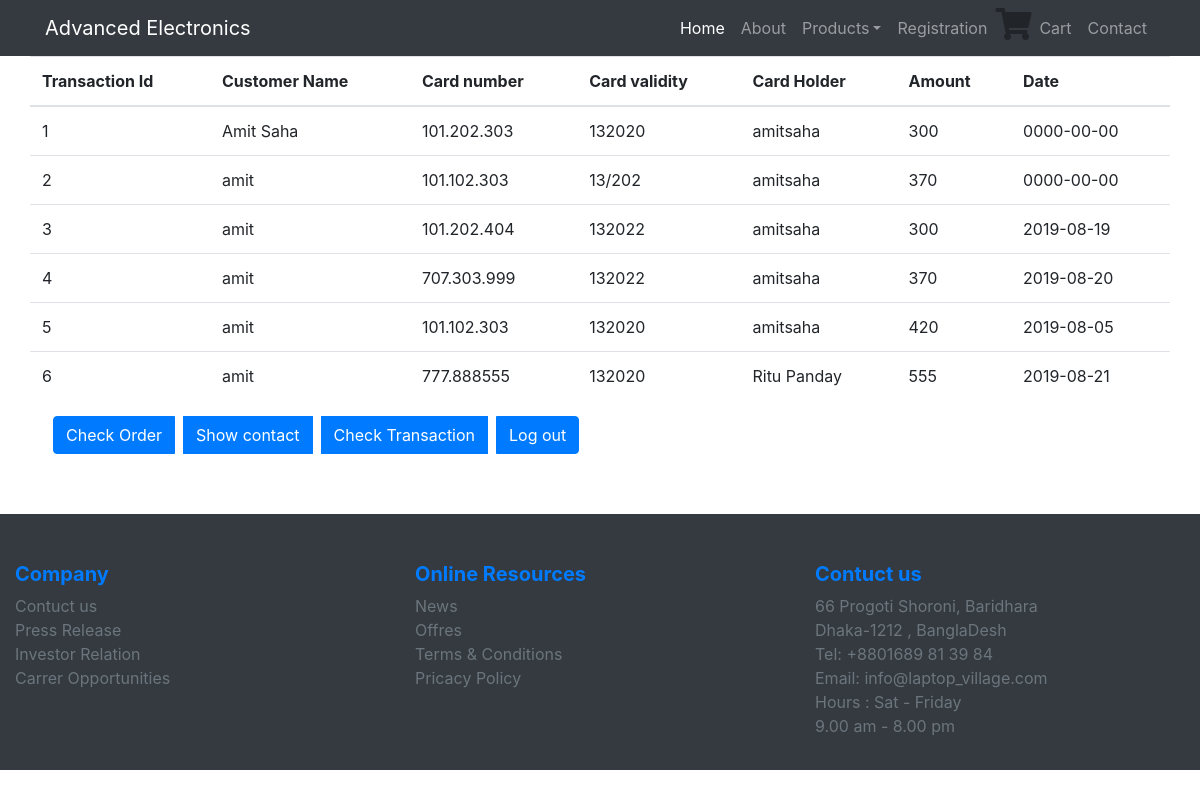
/transaction.php, run on the app's committed database.
### tables this page shows
CREATE TABLE `transaction` (
  `transactionid` int(11) NOT NULL,
  `customername` varchar(50) NOT NULL,
  `cardnumber` varchar(12) NOT NULL,
  `cardvalidity` varchar(6) NOT NULL,
  `holdername` varchar(50) NOT NULL,
  `amount` decimal(10,0) NOT NULL,
  `date` date NOT NULL
);

### transaction.php (the view, shortened to what this page needs)
<!doctype html>
<html lang="en">
  <head>
    <link rel="stylesheet" href="https://maxcdn.bootstrapcdn.com/bootstrap/4.0.0/css/bootstrap.min.css">
    <link rel="stylesheet" href="https://use.fontawesome.com/releases/v5.8.1/css/all.css">
  </head>
  <body>
    <nav class="navbar navbar-expand-lg navbar-dark bg-dark">
        <div class="container">
             <a class="navbar-brand" href="#">Advanced Electronics</a>
                <div class="collapse navbar-collapse" id="navbarSupportedContent">
                <ul class="navbar-nav ml-auto">
                    <li class="nav-item active">
                        <a class="nav-link" href="index.php">Home </a>
                    </li>
                    <li class="nav-item">
                        <a class="nav-link" href="#">About</a>
                    </li>
                    <li class="nav-item dropdown">
                                        <a class="nav-link dropdown-toggle" href="#" id="navbarDropdown" role="button" data-toggle="dropdown">Products</a>
                    </li>
                    <li class="nav-item">
                        <a class="nav-link" href="registration.php">Registration</a>
                   </li>
                   <li class="nav-item">
                   <div class="btn-group">
                       <i class="fas fa-shopping-cart fa-2x "></i>
                       <a class="nav-link" href="cart.php">Cart</a>
                   </div>
                   </li>
                   <li class="nav-item">
                        <a class="nav-link" href="contact.php">Contact</a>
                    </li>
                </ul>
              </div>
         </div>
    </nav>
   <div class="container">
       <div class="row">
            <table class="table">
              <thead>
                <tr>
                    <th scope="col">Transaction Id</th>
                    <th scope="col">Customer Name</th>
                    <th scope="col">Card number</th>
                    <th scope="col">Card validity</th>
                    <th scope="col">Card Holder</th>
                    <th scope="col">Amount</th>
                    <th scope="col">Date</th>
                </tr>
              </thead>
           <tbody>
                      <?php
                        $connection = mysqli_connect('localhost','root');
                        mysqli_select_db($connection,'Furniturebd');
                        $query = "SELECT * FROM `transaction` ";
                        $queryfire = mysqli_query($connection,$query);
                        $num = mysqli_num_rows($queryfire);
                        if($num > 0)
                        {
                            while($product = mysqli_fetch_array($queryfire))
                            {
                                ?>
                                <tr>
                                    <from method = "post">
                                        <td><?php echo $product['transactionid']; ?></td>
                                        <td><?php echo $product['customername']; ?></td>
                                        <td><?php echo $product['cardnumber']; ?></td>
                                        <td><?php echo $product['cardvalidity']; ?></td>
                                        <td><?php echo $product['holdername']; ?></td>
                                        <td><?php echo $product['amount']; ?></td>
                                        <td><?php echo $product['date']; ?></td>
                                    </from>
                                </tr>
                                <?php
                            }
                        }
                      ?>
  </tbody>
</table>
       </div>
	   <div style="padding-left:0px;">
	   <div class="btn-group" style="padding-bottom:60px;">
                    <a href="checkOrder.php" class="btn btn-primary ml-2" >
                        Check Order
                    </a>
                    <a href="showcontact.php" class="btn btn-primary ml-2" >
                        Show contact
                    </a>
					<a href="transaction.php" class="btn btn-primary ml-2" >
                        Check Transaction
                    </a>
					<a href="logout.php" class="btn btn-primary ml-2" >
                        Log out
                    </a>
               </div>
			   </div>
   </div>
            <div class="container-fluid" id="3rd" >
        <div class="row bg-dark">
            <div class="col-lg-4 col-md-12 cpl-sm-12 float-lg-left float-md-left mt-5">
               <div>
                   <h5 class = "font-weight-bold text-primary">Company</h5>
               </div>
                <div>
                    <a class="text-secondary" href="contact.php">Contuct us</a>
                </div>
                <div>
                    <a class="text-secondary" href="">Press Release</a>
                </div>
                <div>
                    <a class="text-secondary" href="">Investor Relation</a>
                </div>
                <div>
                    <a class="text-secondary" href="">Carrer Opportunities</a>
                </div>
            </div>
            <div class="col-lg-4 col-md-12 cpl-sm-12 float-lg-left float-md-left mt-5">
               <div>
                   <h5 class = "font-weight-bold text-primary">Online Resources</h5>
               </div>
                <div>
                    <a class="text-secondary" href="">News</a>
                </div>
                <div>
                    <a class="text-secondary" href="">Offres</a>
                </div>
                <div>
                    <a class="text-secondary" href="">Terms &amp; Conditions</a>
                </div>
                <div>
                    <a class="text-secondary" href="">Pricacy  Policy</a>
                </div>
            </div>
            <div class="col-lg-4 col-md-12 cpl-sm-12 float-lg-left float-md-left mt-5 mb-3">
               <div>
                   <h5 class = "font-weight-bold text-primary">Contuct us</h5>
               </div>
                <div>
                    <p class="text-secondary " >66 Progoti Shoroni, Baridhara</br>Dhaka-1212 , BanglaDesh<br/>Tel: +8801689 81 39 84</br>Email: info&#64;laptop_village.com</br>Hours : Sat - Friday</br>9.00 am - 8.00 pm</p>
                </div>
            </div>
        </div>
    </div>
  </body>
</html>

### data on the page
transaction: transactionid "1", customername "Amit Saha", cardnumber "101.202.303", cardvalidity "132020", holdername "amitsaha", amount "300", date "0000-00-00"
transaction: transactionid "2", customername "amit", cardnumber "101.102.303", cardvalidity "13/202", holdername "amitsaha", amount "370", date "0000-00-00"
transaction: transactionid "3", customername "amit", cardnumber "101.202.404", cardvalidity "132022", holdername "amitsaha", amount "300", date "2019-08-19"
transaction: transactionid "4", customername "amit", cardnumber "707.303.999", cardvalidity "132022", holdername "amitsaha", amount "370", date "2019-08-20"
transaction: transactionid "5", customername "amit", cardnumber "101.102.303", cardvalidity "132020", holdername "amitsaha", amount "420", date "2019-08-05"
transaction: transactionid "6", customername "amit", cardnumber "777.888555", cardvalidity "132020", holdername "Ritu Panday", amount "555", date "2019-08-21"
